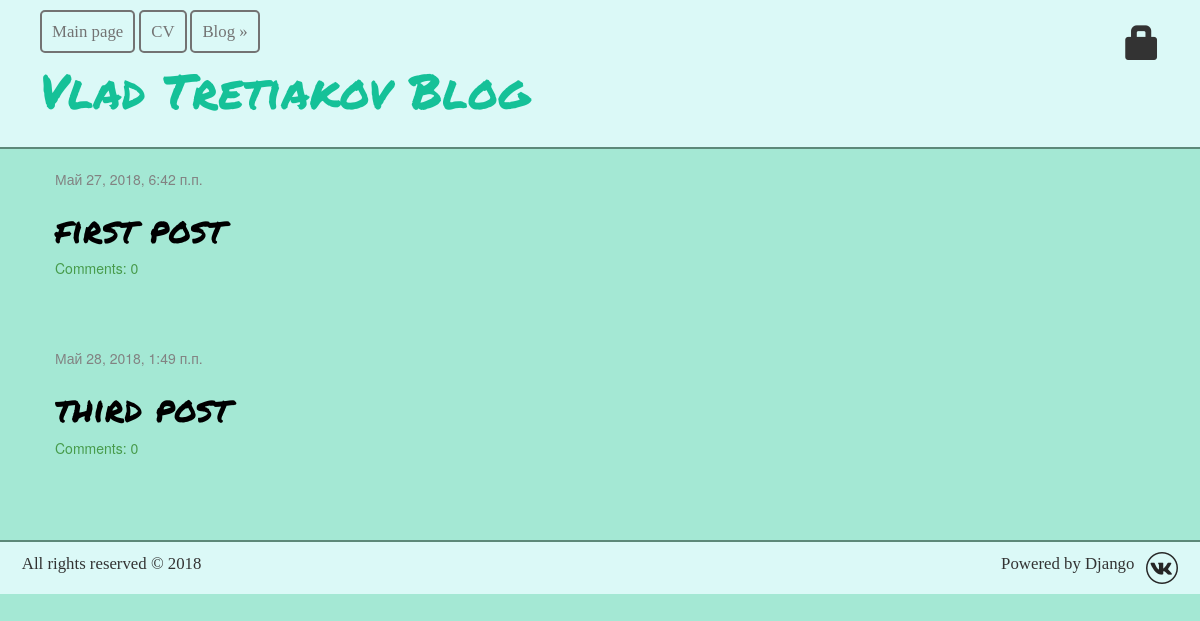
Page /blog/ on the earlier database version.
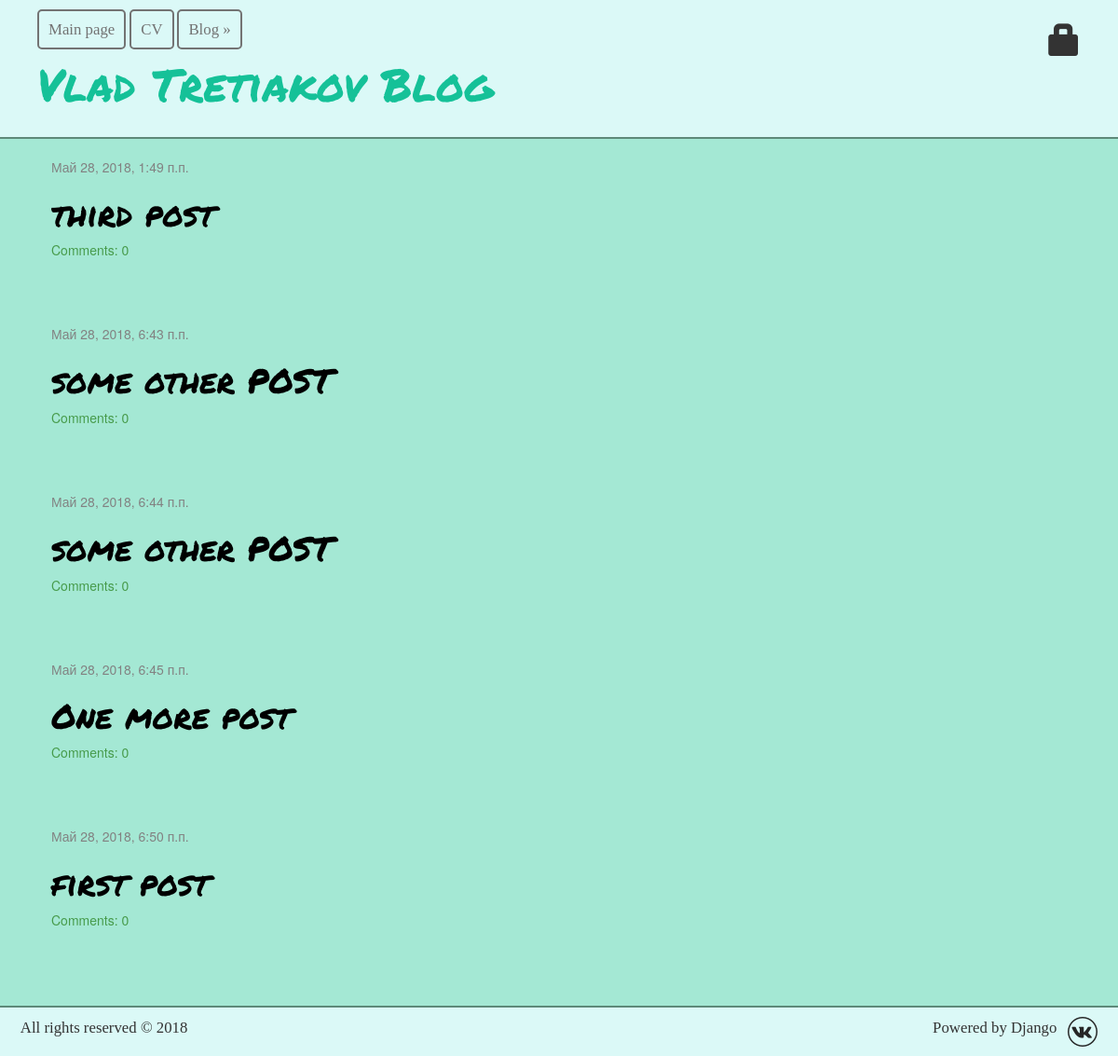
Same page on the later database version.
### blog/models.py (models this page shows, shortened)
class Post(models.Model):
    author = models.ForeignKey('auth.User', on_delete=models.CASCADE)
    title = models.CharField(max_length=200)
    text = models.TextField()
    created_date = models.DateTimeField(
            default=timezone.now)
    published_date = models.DateTimeField(
            blank=True, null=True)
    def approved_comments(self):
        return self.comments.filter(approved_comment=True)

### blog/views.py (the view)
def post_list(request):
    posts = Post.objects.filter(published_date__lte=timezone.now()).order_by('published_date')
    return render(request, 'blog/post_list.html', {'posts': posts})

### blog/templates/blog/post_list.html
{% extends 'blog/base.html' %}
{% block content %}
    {% for post in posts %}
        <div class="post">
            <div class="date">
                {{ post.published_date }}
            </div>
            <h1><a href="{% url 'post_detail' pk=post.pk %}">{{ post.title }}</a></h1>
            <a href="{% url 'post_detail' pk=post.pk %}">Comments: {{ post.approved_comments.count }}</a>
        </div>
    {% endfor %}
{% endblock %}

### blog/templates/blog/base.html (shortened to what this page needs)
<!DOCTYPE html>
{% load staticfiles %}
<html>
    <head>
        <link rel="stylesheet" href="//maxcdn.bootstrapcdn.com/bootstrap/3.2.0/css/bootstrap.min.css">
        <link rel="stylesheet" href="//maxcdn.bootstrapcdn.com/bootstrap/3.2.0/css/bootstrap-theme.min.css">
        <link rel="stylesheet" href="{% static 'css/blog.css' %}">
        {% load staticfiles %}
    </head>
    <body>
        <div class="page-header">
            <a href="/" class="main_btn">Main page</a>
		    <a href="/cv" class="main_btn">CV</a>
		    <a href="/blog" class="main_btn">Blog &raquo;</a>
            {% if user.is_authenticated %}
                <a href="{% url 'post_new' %}" class="top-menu"><span class="glyphicon glyphicon-plus" style="color: #333"></span></a>
                <a href="{% url 'post_draft_list' %}" class="top-menu"><span class="glyphicon glyphicon-edit" style="color: #333"></span></a>
                <p class="top-menu">Hello {{ user.username }} <small>(<a href="{% url 'logout' %}">Log out</a>)</small></p>
            {% else %}
                <a href="{% url 'login' %}" class="top-menu"><span class="glyphicon glyphicon-lock" style="color: #333"></span></a>
            {% endif %}
            <h1><a href="/blog">Vlad Tretiakov Blog</a></h1>
        </div>
        <div class="content container">
            <div class="row">
                <div class="col-md-8">
                    {% block content %}
                    {% endblock %}
                </div>
            </div>
        </div>
        <div class="page-footer">
            <span class="left">All rights reserved &copy; 2018</span>
            <span class="right">
                <a href="https://vk.com/sub_vlad_zero"><img src="{% static 'img/vk.png' %}" alt="VK page" title="VK page" /></a>
            </span>
		    <span class="right">Powered by Django</span>
        </div>
    </body>
</html>

### blog/static/css/blog.css (style rules this page uses)
html { background: #a4e8d4; }
body { background: #a4e8d4; }
body a { color: #479b4b; text-decoration: none; transition: all.6s ease; -moz-transition: all.6s ease; -webkit-transition: all.6s ease; -ms-transition: all.6s ease; }
.page-header { background-color: #DBF9F7; margin-top: 0; padding: 20px 20px 20px 40px; border-bottom: 2px solid #5D8979; }
.page-header h1, .page-header h1 a, .page-header h1 a:visited, .page-header h1 a:active { color: #15C198; font-size: 36pt; text-decoration: none; }
.page-footer { margin-top: 1%; background-color: #DBF9F7; width: 100%; min-height: 30px; border-top: 2px solid #5D8979; padding: 10px; font-size: 1.2em; color: #333; font-family: Comic Sans MS; float: right; }
.right { float: right; margin-right: 1%; }
.left { float: left; margin-left: 1%; }
.content { margin-left: 40px; }
.main_btn { border-radius: 5px; border: 2px solid #737373; box-sizing: border-box; padding: 10px; color: #737373; font-size: 1.2em; font-family: Comic Sans MS; }
h1, h2, h3, h4 { font-family: 'Permanent Marker', cursive; }
.date { float: top; color: #828282; }
.top-menu, .top-menu:hover, .top-menu:visited { color: #ffffff; float: right; font-size: 26pt; margin-right: 20px; }
.post { margin-bottom: 70px; }
.post h1 a, .post h1 a:visited { color: #000000; }

Differences in the rows shown:
shown differently, row unchanged: Post "third post": moves up the list
added Post: published_date "Май 28, 2018, 6:43 п.п.", title "some other POST", approved_comments.count "0"
added Post: published_date "Май 28, 2018, 6:44 п.п.", title "some other POST", approved_comments.count "0"
added Post: published_date "Май 28, 2018, 6:45 п.п.", title "One more post", approved_comments.count "0"
changed Post "first post": published_date "Май 27, 2018, 6:42 п.п." → "Май 28, 2018, 6:50 п.п."
